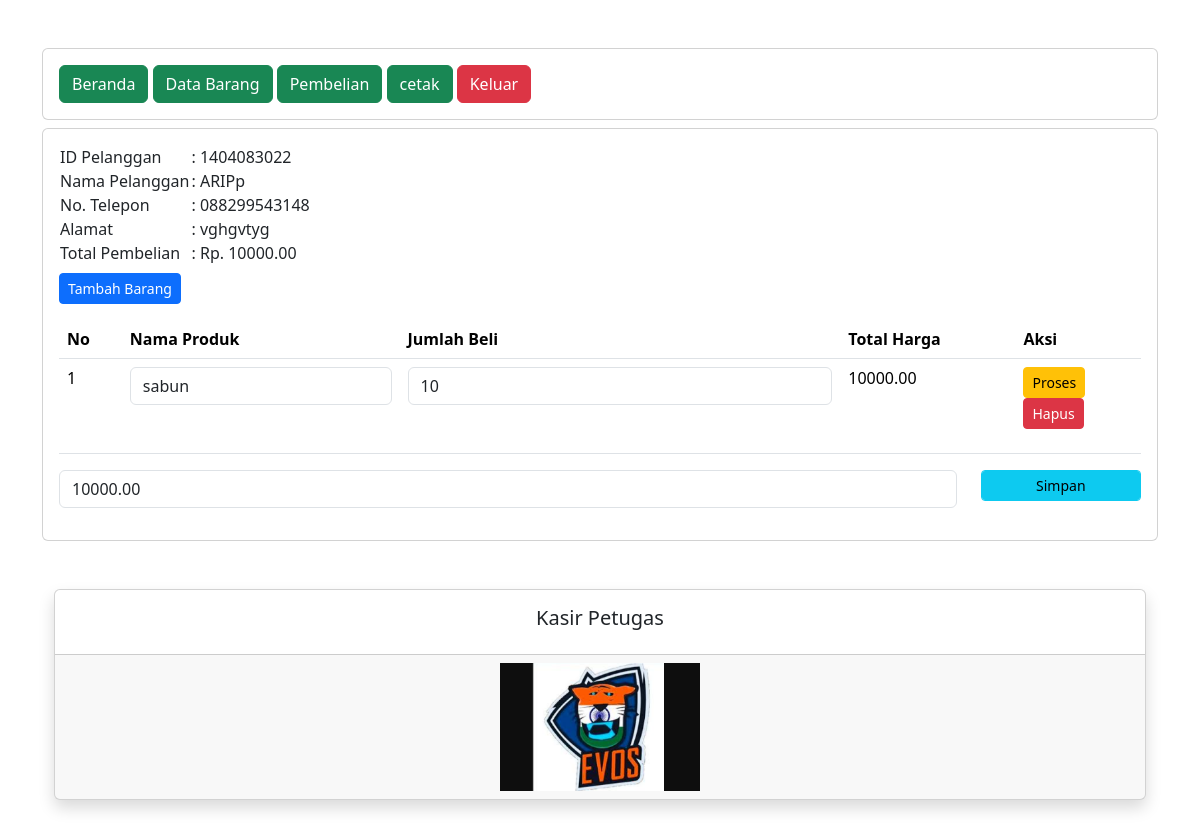
Page /petugas/detail_pembelian.php?PelangganID=1404083022 (signed in) on the committed database.
### tables this page shows
CREATE TABLE `penjualan` (
  `PenjualanID` int(11) NOT NULL,
  `TanggalPenjualan` date NOT NULL,
  `TotalHarga` decimal(10,2) NOT NULL,
  `PelangganID` int(11) NOT NULL
);

CREATE TABLE `pelanggan` (
  `PelangganID` int(11) NOT NULL,
  `NamaPelanggan` varchar(255) NOT NULL,
  `Alamat` text NOT NULL,
  `NomorTelepon` varchar(15) NOT NULL
);

CREATE TABLE `detailpenjualan` (
  `DetailID` int(11) NOT NULL,
  `PenjualanID` int(11) NOT NULL,
  `ProdukID` int(11) NOT NULL,
  `JumlahProduk` int(11) NOT NULL,
  `SubTotal` decimal(10,2) NOT NULL
);

CREATE TABLE `produk` (
  `ProdukID` int(11) NOT NULL,
  `NamaProduk` varchar(255) NOT NULL,
  `Harga` decimal(10,2) NOT NULL,
  `Stok` int(11) NOT NULL
);

### petugas/detail_pembelian.php (the view, shortened to what this page needs)
<?php
include "header.php";
include "navbar.php";
?>
<div class="card mt-2">
    <div class="card-body">
        <?php
        include '../koneksi.php';
        $PelangganID = $_GET['PelangganID'];
        $data = mysqli_query($koneksi, "SELECT * FROM pelanggan INNER JOIN
penjualan ON pelanggan.PelangganID=penjualan.PelangganID");
        while ($d = mysqli_fetch_array($data)) {
        ?>
            <?php if ($d['PelangganID'] == $PelangganID) { ?>
                <table>
                    <tr>
                        <td>ID Pelanggan</td>
                        <td>: <?php echo $d['PelangganID']; ?></td>
                    </tr>
                    <tr>
                        <td>Nama Pelanggan</td>
                        <td>: <?php echo $d['NamaPelanggan']; ?></td>
                    </tr>
                    <tr>
                        <td>No. Telepon</td>
                        <td>: <?php echo $d['NomorTelepon']; ?></td>
                    </tr>
                    <tr>
                        <td>Alamat</td>
                        <td>: <?php echo $d['Alamat']; ?></td>
                    </tr>
                    <tr>
                        <td>Total Pembelian</td>
                        <td>: Rp. <?php echo $d['TotalHarga']; ?></td>
                    </tr>
                </table>
                <form method="post" action="tambah_detail_penjualan.php">
                   <button type="submit" class="btn btn-primary btn-sm mt-2">
Tambah Barang
</button>
                </form>
                <table class="table">
                    <thead>
                        <tr>
                            <th>No</th>
                            <th>Nama Produk</th>
                            <th>Jumlah Beli</th>
                            <th>Total Harga</th>
                            <th>Aksi</th>
                        </tr>
                    </thead>
                    <tbody>
                        <?php
                        include '../koneksi.php';
                        $nos = 1;
                        $detailpenjualan = mysqli_query($koneksi, "SELECT * FROM
detailpenjualan");
                        while ($d_detailpenjualan =
                            mysqli_fetch_array($detailpenjualan)
                        ) {
                        ?>
                            <?php
                            if (
                                $d_detailpenjualan['PenjualanID'] ==
                                $d['PenjualanID']
                            ) { ?>
                                <tr>
                                    <td><?php echo $nos++; ?></td>
                                    <td>
                                        <form action="simpan_barang_beli.php" method="post">
                                            <div class="form-group">
                                                <select name="ProdukID" class="form-control" onchange="this.form.submit()">
                                                    <?php
                                                    include '../koneksi.php';
                                                    $produk =
                                                        mysqli_query($koneksi, "SELECT * FROM produk");
                                                    while ($d_produk =
                                                        mysqli_fetch_array($produk)
                                                    ) {
                                                    ?>
                                                        <option value="<?php echo
                                                                        $d_produk['ProdukID']; ?>" <?php if ($d_produk['ProdukID'] == $d_detailpenjualan['ProdukID']) {
                                                            echo "selected";
                                                        }
                            ?>><?php echo $d_produk['NamaProduk']; ?></option>
                                                    <?php } ?>
                                                </select>
                                            </div>
                                        </form>
                                    </td>
                                    <td>
                                        <form method="post" action="hitung_subtotal.php">
                                            <div class="form-group">
                                                <input type="number" name="JumlahProduk" value="<?php echo $d_detailpenjualan['JumlahProduk']; ?>" class="form-control">
                                            </div>
                                    </td>
                                    <td><?php echo
                                        $d_detailpenjualan['SubTotal']; ?></td>
                                    <td>
                                        <button type="submit" class="btn btn-warning btn-sm">Proses</button>
                                        <form method="post" action="hapus_detail_pembelian.php">
                                            <button type="submit" class="btn btn-danger btn-sm">Hapus</button>
                                        </form>
                                    </td>
                                </tr>
                            <?php } else {
                            ?>
                        <?php
                            }
                        }
                        ?>
                    </tbody>
                </table>
                <form method="post" action="simpan_total_harga.php">
                    <?php
                    include '../koneksi.php';
                    $detailpenjualan = mysqli_query($koneksi, "SELECT SUM(Subtotal) AS TotalHarga FROM detailpenjualan
WHERE PenjualanID='$d[PenjualanID]'");
                    $row = mysqli_fetch_assoc($detailpenjualan);
                    $sum = $row['TotalHarga'];
                    ?>
                    <div class="row">
                        <div class="col-sm-10">
                            <div class="form-group">
                                <input type="text" class="form-control" name="TotalHarga" value="<?php echo $sum; ?>">
                            </div>
                        </div>
                        <div class="col-sm-2">
                            <div class="form-group">
                                <button class="btn btn-info btn-sm form-control" type="submit">Simpan</button>
                            </div>
                        </div>
                    </div>
                </form>
            <?php } else { ?>
        <?php
            }
        }
        ?>
    </div>
</div>
<?php
include "footer.php";
?>

### rows in the picture
penjualan: PelangganID "1404083022", PelangganID.NamaPelanggan "ARIPp", PelangganID.NomorTelepon "088299543148", PelangganID.Alamat "vghgvtyg", TotalHarga "10000.00"
detailpenjualan: ProdukID "sabun", JumlahProduk "10", SubTotal "10000.00"
